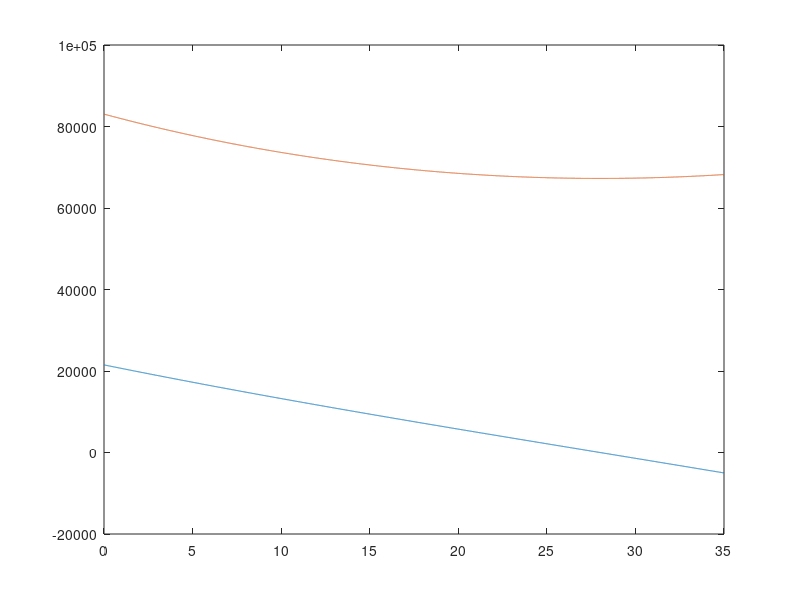

Write the MATLAB code that produced this figure. (Note: this script raises an error after producing the figure.)
A = 54000 + 29040;
J = 21500;

efiAmer = 0.0106;
efiJap  = 0.0544;

f = @(t, x) [-efiAmer*x(2); -efiJap * x(1)];

span = linspace(0, 35, 10000);
[t, x] = ode45(f, span, [J, A]);

size(x);
size(span);

index = find(x(:, 1) < 0, 1);
time  = t(index);
sldrs = x(index, 2);


fprintf('Vreme trajanja bitke: %f\n', time);
fprintf('Broj preostalih vojnika: %f\n', sldrs);

plot(t, x(:, 1), t, x(:, 2));

% Ne radi u Octave
yline(0, '-', 'Istrebljenje');

xlabel('vreme')
ylabel('vojnici')
legend('Japanci', 'Ameri');